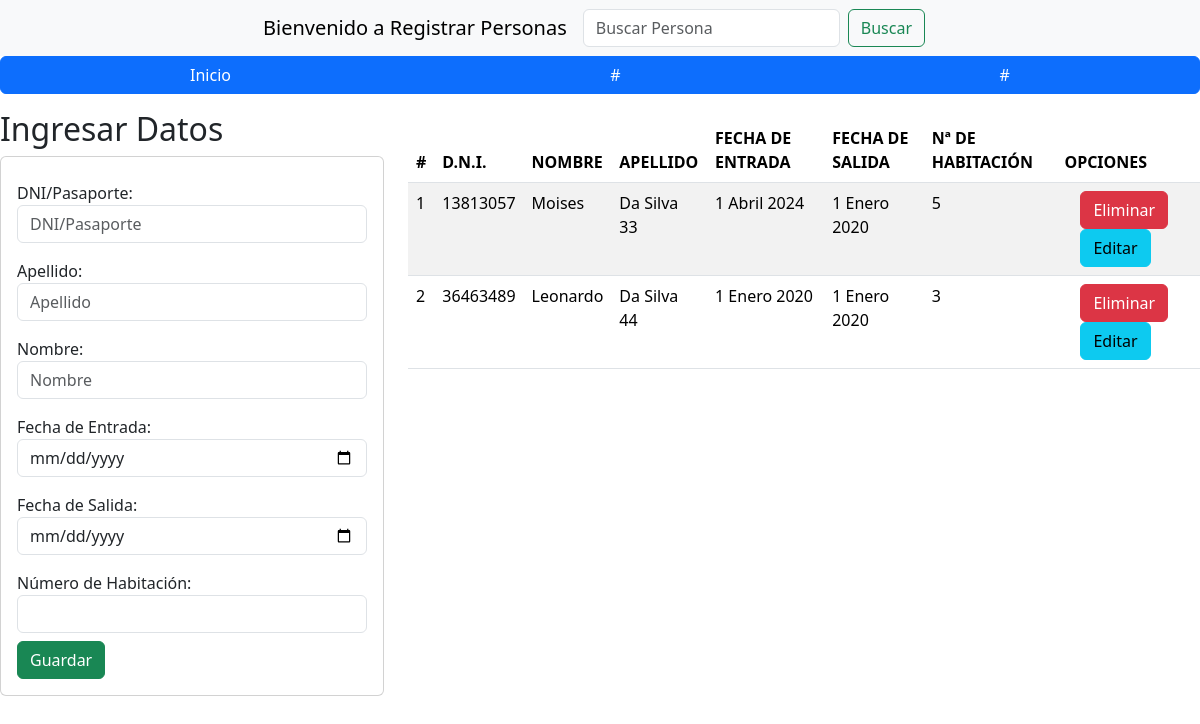
/, run on an earlier commit of the app's database.
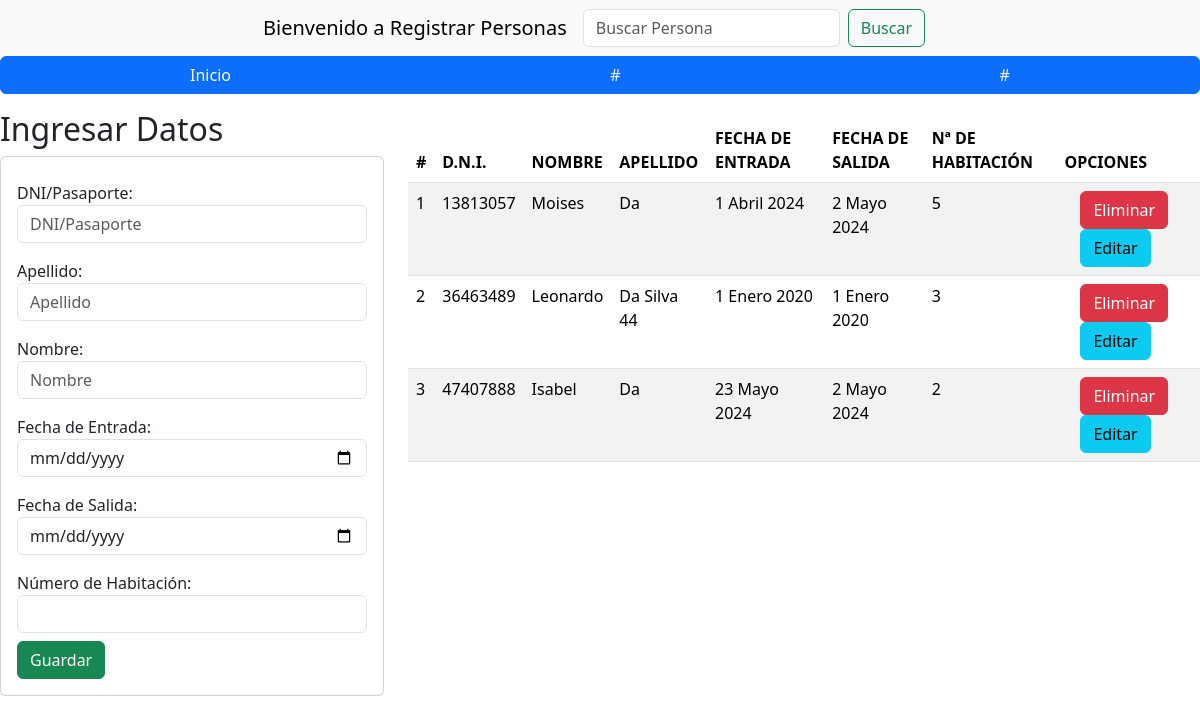
And on a later commit of the database.
### registrosABM/models.py (models this page shows, shortened)
class Persona(models.Model):
    nombre = models.CharField(max_length=50)
    apellido = models.CharField(max_length=8)
    dni_pasaporte = models.CharField(max_length=20)
    fecha_entrada = models.DateField(null=True, blank=True)
    fecha_salida = models.DateField(null=True, blank=True)
    numero_habitacion = models.PositiveIntegerField(null=True, blank=True)

### registrosABM/views.py (the view)
# urls.py: 2. Add a URL to urlpatterns:  path('', views.home, name='home')
def home(request):
    registrosListados = Persona.objects.all()
    return render(request, "registrosListados.html", {"registros": registrosListados})

### registrosABM/templates/registrosListados.html (shortened to what this page needs)
{% extends "./base.html" %}
{% block body %}
<div class="row">
    <div class="col-sm-12 col-md-6 col-lg-4 col-xl-4">
        <h2>Ingresar Datos</h2>
        <div class="class card">
            <div class="card-body">
                <form action="/registrarPersona/" method="POST" id="registrarPersonaForm">
                    <div class="form-group py-2">
                        <label for="dni">DNI/Pasaporte:</label>
                        <input type="text" id="dni_pasaporte" name="dni_pasaporte" class="form-control" placeholder="DNI/Pasaporte" minlength="7" maxlength="8" required>
                    </div>
                    <div class="form-group py-2">
                        <label for="apellido">Apellido:</label>
                        <input type="text" id="apellido" name="apellido" class="form-control" placeholder="Apellido" maxlength="50" required>
                    </div>
                    <div class="form-group py-2">
                        <label for="nombre">Nombre:</label>
                        <input type="text" id="nombre" name="nombre" class="form-control" placeholder="Nombre" maxlength="50" required>
                    </div>
                    <div class="form-group py-2">
                        <label for="fecha_entrada">Fecha de Entrada:</label>
                        <input type="date" id="fecha_entrada" name="fecha_entrada" class="form-control" required>
                    </div>
                    <div class="form-group py-2">
                        <label for="fecha_salida">Fecha de Salida:</label>
                        <input type="date" id="fecha_salida" name="fecha_salida" class="form-control" required>
                    </div>
                    <div class="form-group py-2">
                        <label for="numero_habitacion">Número de Habitación:</label>
                        <input type="number" id="numero_habitacion" name="numero_habitacion" class="form-control" min="1" max="15" required>
                    </div>
                    <button type="submit" class="btn btn-success">Guardar</button>
                </form>
            </div>
        </div>
    </div>
    <div class="col-sm-12 col-md-6 col-lg-8 col-xl-8">
        <div class="class table-responsive py-2">
            <table class="table table-striped">
                <thead>
                    <tr>
                        <th>#</th>
                        <th>D.N.I.</th>
                        <th>NOMBRE</th>
                        <th>APELLIDO</th>
                        <th>FECHA DE ENTRADA</th>
                        <th id="fecha_salida">FECHA DE SALIDA</th>
                        <th>Nª DE HABITACIÓN</th>
                        <th colspan="2">OPCIONES</th>
                    </tr>
                </thead>
                <tbody>
                    {% for registro in registros %}
                    <tr>
                        <td>{{forloop.counter}}</td>
                        <td>{{registro.dni_pasaporte}}</td>
                        <td>{{registro.nombre}}</td>
                        <td>{{registro.apellido}}</td>
                        <td>{{registro.fecha_entrada}}</td>
                        <td>{{registro.fecha_salida}}</td>
                        <td>{{registro.numero_habitacion}}</td>
                        <td><td><a href="javascript:void(0);" onclick="confirmDelete('{{registro.dni_pasaporte}}')" class="btn btn-danger">Eliminar</a>
                            <a href="edicionPersona/{{registro.dni_pasaporte}}" class="btn btn-info">Editar</a>
                        </td>
                    </tr>
                    {% endfor %}
                </tbody>
            </table>
        </div>
    </div>
</div>
{% endblock body %}

What changed in the data, as far as the page shows it:
changed Persona "Moises": apellido "Da Silva 33" → "Da"; fecha_salida "1 Enero 2020" → "2 Mayo 2024"
added Persona: dni_pasaporte "47407888", nombre "Isabel", apellido "Da", fecha_entrada "23 Mayo 2024", fecha_salida "2 Mayo 2024", numero_habitacion "2"
